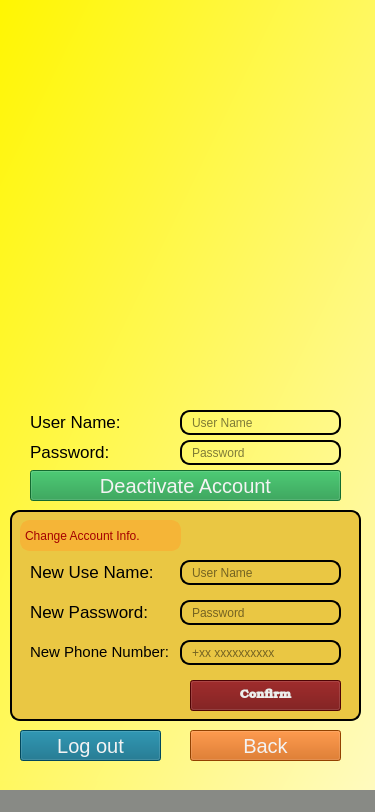
<?xml version="1.0" encoding="UTF-8"?>
<ui version="4.0">
 <class>Settings</class>
 <widget class="QMainWindow" name="Settings">
  <property name="geometry">
   <rect>
    <x>0</x>
    <y>0</y>
    <width>375</width>
    <height>812</height>
   </rect>
  </property>
  <property name="windowTitle">
   <string>Settings</string>
  </property>
  <property name="styleSheet">
   <string notr="true">background-color: qlineargradient(spread:pad, x1:0, y1:0, x2:1, y2:1, stop:0 rgba(255, 246, 0, 255), stop:1 rgba(255, 250, 191, 255));</string>
  </property>
  <widget class="QWidget" name="centralwidget">
   <widget class="QLabel" name="label_7">
    <property name="geometry">
     <rect>
      <x>30</x>
      <y>560</y>
      <width>131</width>
      <height>23</height>
     </rect>
    </property>
    <property name="font">
     <font>
      <pointsize>13</pointsize>
     </font>
    </property>
    <property name="styleSheet">
     <string notr="true">background-color: qlineargradient(spread:pad, x1:0, y1:0, x2:1, y2:1, stop:0 rgba(0, 0, 0, 0));</string>
    </property>
    <property name="text">
     <string>New Use Name:</string>
    </property>
   </widget>
   <widget class="QLabel" name="label_9">
    <property name="geometry">
     <rect>
      <x>30</x>
      <y>640</y>
      <width>171</width>
      <height>23</height>
     </rect>
    </property>
    <property name="font">
     <font>
      <pointsize>11</pointsize>
     </font>
    </property>
    <property name="styleSheet">
     <string notr="true">background-color: qlineargradient(spread:pad, x1:0, y1:0, x2:1, y2:1, stop:0 rgba(0, 0, 0, 0));</string>
    </property>
    <property name="text">
     <string>New Phone Number:</string>
    </property>
   </widget>
   <widget class="QPushButton" name="Cancel_SPage">
    <property name="geometry">
     <rect>
      <x>190</x>
      <y>730</y>
      <width>151</width>
      <height>31</height>
     </rect>
    </property>
    <property name="font">
     <font>
      <pointsize>15</pointsize>
     </font>
    </property>
    <property name="cursor">
     <cursorShape>PointingHandCursor</cursorShape>
    </property>
    <property name="styleSheet">
     <string notr="true">background-color: rgb(206, 92, 0);
color: rgb(243, 243, 243);
</string>
    </property>
    <property name="text">
     <string>Back</string>
    </property>
   </widget>
   <widget class="QPushButton" name="Cancel_SPage_2">
    <property name="geometry">
     <rect>
      <x>20</x>
      <y>730</y>
      <width>141</width>
      <height>31</height>
     </rect>
    </property>
    <property name="font">
     <font>
      <pointsize>15</pointsize>
     </font>
    </property>
    <property name="cursor">
     <cursorShape>PointingHandCursor</cursorShape>
    </property>
    <property name="styleSheet">
     <string notr="true">background-color: rgb(3, 101, 129);
color: rgb(243, 243, 243);
</string>
    </property>
    <property name="text">
     <string>Log out</string>
    </property>
   </widget>
   <widget class="QPushButton" name="Cancel_SPage_3">
    <property name="geometry">
     <rect>
      <x>30</x>
      <y>470</y>
      <width>311</width>
      <height>31</height>
     </rect>
    </property>
    <property name="font">
     <font>
      <pointsize>15</pointsize>
     </font>
    </property>
    <property name="cursor">
     <cursorShape>PointingHandCursor</cursorShape>
    </property>
    <property name="styleSheet">
     <string notr="true">background-color: rgb(26, 150, 67);
color: rgb(243, 243, 243);
</string>
    </property>
    <property name="text">
     <string>Deactivate Account</string>
    </property>
   </widget>
   <widget class="QLabel" name="label_settingimg">
    <property name="geometry">
     <rect>
      <x>0</x>
      <y>-10</y>
      <width>381</width>
      <height>791</height>
     </rect>
    </property>
    <property name="text">
     <string/>
    </property>
    <property name="pixmap">
     <pixmap resource="Image.qrc">:/Images/settingpage.png</pixmap>
    </property>
    <property name="scaledContents">
     <bool>true</bool>
    </property>
   </widget>
   <widget class="QLabel" name="label_settingpropic">
    <property name="geometry">
     <rect>
      <x>50</x>
      <y>340</y>
      <width>61</width>
      <height>61</height>
     </rect>
    </property>
    <property name="styleSheet">
     <string notr="true">background-color: qlineargradient(spread:pad, x1:0, y1:0, x2:1, y2:1, stop:0 rgba(0, 0, 0, 0));</string>
    </property>
    <property name="text">
     <string/>
    </property>
    <property name="pixmap">
     <pixmap resource="Image.qrc">:/Images/User.png</pixmap>
    </property>
    <property name="scaledContents">
     <bool>true</bool>
    </property>
   </widget>
   <widget class="QPushButton" name="pushButton_Confirm">
    <property name="geometry">
     <rect>
      <x>190</x>
      <y>680</y>
      <width>151</width>
      <height>31</height>
     </rect>
    </property>
    <property name="font">
     <font>
      <family>URW Bookman</family>
      <weight>75</weight>
      <bold>true</bold>
     </font>
    </property>
    <property name="styleSheet">
     <string notr="true">background-color: rgb(110, 4, 4);
color: rgb(238, 238, 236);</string>
    </property>
    <property name="text">
     <string>Confirm</string>
    </property>
   </widget>
   <widget class="QLineEdit" name="userName_Setting">
    <property name="geometry">
     <rect>
      <x>180</x>
      <y>560</y>
      <width>161</width>
      <height>25</height>
     </rect>
    </property>
    <property name="styleSheet">
     <string notr="true">background-color: qlineargradient(spread:pad, x1:0, y1:0, x2:1, y2:1, stop:0 rgba(0, 0, 0, 0));
border: 2px solid black;
border-radius: 10px;
padding: 0 8px;</string>
    </property>
    <property name="placeholderText">
     <string>User Name</string>
    </property>
   </widget>
   <widget class="QLineEdit" name="phoneNumber_Setting">
    <property name="geometry">
     <rect>
      <x>180</x>
      <y>640</y>
      <width>161</width>
      <height>25</height>
     </rect>
    </property>
    <property name="styleSheet">
     <string notr="true">background-color: qlineargradient(spread:pad, x1:0, y1:0, x2:1, y2:1, stop:0 rgba(0, 0, 0, 0));
border: 2px solid black;
border-radius: 10px;
padding: 0 8px;</string>
    </property>
    <property name="placeholderText">
     <string>+xx xxxxxxxxxx</string>
    </property>
   </widget>
   <widget class="QLineEdit" name="BFuserName_Setting">
    <property name="geometry">
     <rect>
      <x>180</x>
      <y>410</y>
      <width>161</width>
      <height>25</height>
     </rect>
    </property>
    <property name="styleSheet">
     <string notr="true">background-color: qlineargradient(spread:pad, x1:0, y1:0, x2:1, y2:1, stop:0 rgba(0, 0, 0, 0));
border: 2px solid black;
border-radius: 10px;
padding: 0 8px;</string>
    </property>
    <property name="placeholderText">
     <string>User Name</string>
    </property>
   </widget>
   <widget class="QLineEdit" name="BFpassword_Setting">
    <property name="geometry">
     <rect>
      <x>180</x>
      <y>440</y>
      <width>161</width>
      <height>25</height>
     </rect>
    </property>
    <property name="styleSheet">
     <string notr="true">background-color: qlineargradient(spread:pad, x1:0, y1:0, x2:1, y2:1, stop:0 rgba(0, 0, 0, 0));
border: 2px solid black;
border-radius: 10px;
padding: 0 8px;</string>
    </property>
    <property name="echoMode">
     <enum>QLineEdit::Password</enum>
    </property>
    <property name="placeholderText">
     <string>Password</string>
    </property>
   </widget>
   <widget class="QLabel" name="label_5">
    <property name="geometry">
     <rect>
      <x>30</x>
      <y>600</y>
      <width>121</width>
      <height>23</height>
     </rect>
    </property>
    <property name="font">
     <font>
      <pointsize>13</pointsize>
     </font>
    </property>
    <property name="styleSheet">
     <string notr="true">background-color: qlineargradient(spread:pad, x1:0, y1:0, x2:1, y2:1, stop:0 rgba(0, 0, 0, 0));</string>
    </property>
    <property name="text">
     <string>New Password:</string>
    </property>
   </widget>
   <widget class="QLineEdit" name="password_Setting">
    <property name="geometry">
     <rect>
      <x>180</x>
      <y>600</y>
      <width>161</width>
      <height>25</height>
     </rect>
    </property>
    <property name="styleSheet">
     <string notr="true">background-color: qlineargradient(spread:pad, x1:0, y1:0, x2:1, y2:1, stop:0 rgba(0, 0, 0, 0));
border: 2px solid black;
border-radius: 10px;
padding: 0 8px;</string>
    </property>
    <property name="echoMode">
     <enum>QLineEdit::Password</enum>
    </property>
    <property name="placeholderText">
     <string>Password</string>
    </property>
   </widget>
   <widget class="QLabel" name="label_8">
    <property name="geometry">
     <rect>
      <x>30</x>
      <y>410</y>
      <width>105</width>
      <height>23</height>
     </rect>
    </property>
    <property name="font">
     <font>
      <pointsize>13</pointsize>
     </font>
    </property>
    <property name="styleSheet">
     <string notr="true">background-color: qlineargradient(spread:pad, x1:0, y1:0, x2:1, y2:1, stop:0 rgba(0, 0, 0, 0));</string>
    </property>
    <property name="text">
     <string>User Name:</string>
    </property>
   </widget>
   <widget class="QLabel" name="label_6">
    <property name="geometry">
     <rect>
      <x>30</x>
      <y>440</y>
      <width>92</width>
      <height>23</height>
     </rect>
    </property>
    <property name="font">
     <font>
      <pointsize>13</pointsize>
     </font>
    </property>
    <property name="styleSheet">
     <string notr="true">background-color: qlineargradient(spread:pad, x1:0, y1:0, x2:1, y2:1, stop:0 rgba(0, 0, 0, 0));</string>
    </property>
    <property name="text">
     <string>Password:</string>
    </property>
   </widget>
   <widget class="QGroupBox" name="groupBox">
    <property name="geometry">
     <rect>
      <x>10</x>
      <y>510</y>
      <width>351</width>
      <height>211</height>
     </rect>
    </property>
    <property name="styleSheet">
     <string notr="true">background-color: rgb(234, 199, 67);
border-color: rgb(239, 41, 41);

border: 2px solid black;
border-radius: 10px;</string>
    </property>
    <property name="title">
     <string/>
    </property>
    <widget class="QLabel" name="label">
     <property name="geometry">
      <rect>
       <x>10</x>
       <y>10</y>
       <width>161</width>
       <height>31</height>
      </rect>
     </property>
     <property name="styleSheet">
      <string notr="true">background-color: rgb(245, 181, 55);
font: 75 13pt &quot;Ubuntu Condensed&quot;;
color: rgb(164, 0, 0);
border-color: rgb(245, 181, 55);</string>
     </property>
     <property name="text">
      <string>Change Account Info.</string>
     </property>
    </widget>
   </widget>
   <zorder>label_settingimg</zorder>
   <zorder>groupBox</zorder>
   <zorder>label_7</zorder>
   <zorder>label_9</zorder>
   <zorder>Cancel_SPage</zorder>
   <zorder>Cancel_SPage_2</zorder>
   <zorder>Cancel_SPage_3</zorder>
   <zorder>label_settingpropic</zorder>
   <zorder>pushButton_Confirm</zorder>
   <zorder>userName_Setting</zorder>
   <zorder>phoneNumber_Setting</zorder>
   <zorder>BFuserName_Setting</zorder>
   <zorder>BFpassword_Setting</zorder>
   <zorder>label_5</zorder>
   <zorder>password_Setting</zorder>
   <zorder>label_8</zorder>
   <zorder>label_6</zorder>
  </widget>
  <widget class="QMenuBar" name="menubar">
   <property name="geometry">
    <rect>
     <x>0</x>
     <y>0</y>
     <width>375</width>
     <height>22</height>
    </rect>
   </property>
   <property name="styleSheet">
    <string notr="true">background-color: rgb(136, 138, 133);</string>
   </property>
  </widget>
  <widget class="QStatusBar" name="statusbar">
   <property name="styleSheet">
    <string notr="true">background-color: rgb(136, 138, 133);</string>
   </property>
  </widget>
 </widget>
 <resources>
  <include location="Image.qrc"/>
 </resources>
 <connections/>
</ui>
